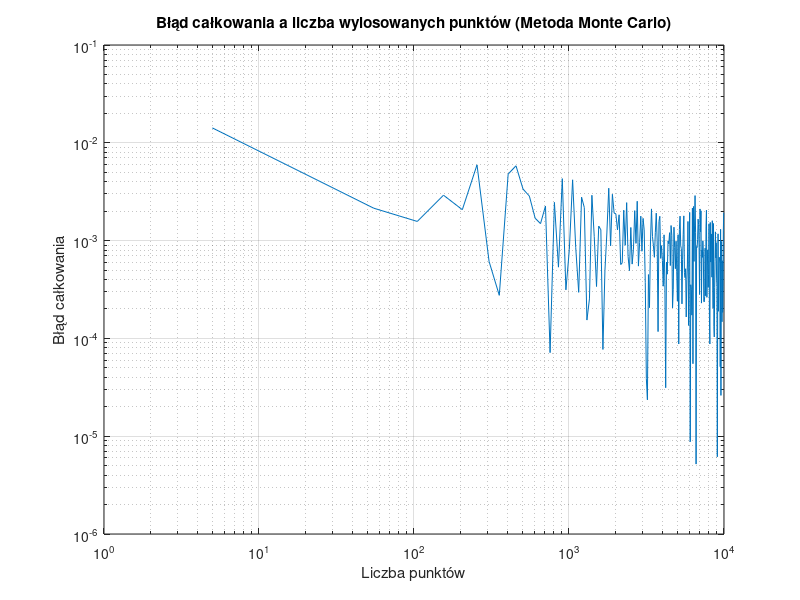

MATLAB code to generate this figure:
function [ft_5, yrmax, Nt, xr, yr, integration_error] = monte_carlo_accuracy_evaluation()
    % Numeryczne całkowanie metodą Monte Carlo.
    %
    % ft_5 - gęstość funkcji prawdopodobieństwa dla n=5
    %
    % yrmax - maksymalna dopuszczalna wartość współrzędnej y losowanych punktów
    %
    % Nt - wektor wierszowy zawierający liczby losowań, dla których obliczano
    %     wektor błędów całkowania integration_error.
    %
    % [xr, yr] - tablice komórkowe zawierające informacje o wylosowanych punktach.
    %     Tablice te mają rozmiar [1, length(Nt)]. W komórkach xr{1,i} oraz yr{1,i}
    %     zawarte są współrzędne x oraz y wszystkich punktów zastosowanych
    %     do obliczenia całki przy losowaniu Nt(1,i) punktów.
    %
    % integration_error - wektor wierszowy. Każdy element integration_error(1,i)
    %     zawiera błąd całkowania obliczony dla liczby losowań równej Nt(1,i).
    %     Zakładając, że obliczona wartość całki dla Nt(1,i) próbek wynosi
    %     integration_result, błąd jest definiowany jako:
    %     integration_error(1,i) = abs(integration_result - reference_value),
    %     gdzie reference_value to wartość referencyjna całki.

    reference_value = 0.0473612919396179; % wartość referencyjna całki

    ft_5 = failure_density_function(5);
    xrmax = 5;
    yrmax = max(failure_density_function(linspace(0, xrmax, 1000)));

    Nt = 5:50:10^4;
    xr = cell(1, length(Nt));
    yr = cell(1, length(Nt));
    integration_error = zeros(1, length(Nt));
    
    for i = 1:length(Nt)
        [integral_approx, x_points, y_points] = monte_carlo_integral(Nt(i), xrmax, yrmax);
        xr{i} = x_points;
        yr{i} = y_points;
        integration_error(i) = abs(integral_approx - reference_value);
    end
    
    figure;
    loglog(Nt, integration_error);
    xlabel('Liczba punktów');
    ylabel('Błąd całkowania');
    title('Błąd całkowania a liczba wylosowanych punktów (Metoda Monte Carlo)');
    grid on;

end

function [integral_approximation, x, y] = monte_carlo_integral(N, xmax, ymax)
    % Oblicza przybliżoną wartość całki oznaczonej z funkcji gęstości
    % prawdopodobieństwa (failure_density_function) przy użyciu
    % metody Monte Carlo.
    %
    % N – liczba losowanych punktów
    % xmax – koniec przedziału całkowania [0, xmax]
    % ymax – górna granica wartości funkcji w przedziale [0, xmax]
    %        (musi spełniać warunek ymax ≥ max(f(x)))
    % integral_approximation – przybliżona wartość całki
    % x – wektor wierszowy o długości N z wylosowanymi wartościami x z [0, xmax]
    % y – wektor wierszowy o długości N z wylosowanymi wartościami y z [0, ymax]

    x = xmax * rand(1, N);
    y = ymax * rand(1, N);
    fx = failure_density_function(x);
    hits = sum(y <= fx);
    total_area = xmax * ymax;
    integral_approximation = (hits / N) * total_area;
end

function ft = failure_density_function(t)
    % Zwraca wartości funkcji gęstości prawdopodobieństwa wystąpienia awarii
    % urządzenia elektronicznego dla zadanych wartości czasu t.
    %
    % t – wektor wartości czasu (wyrażonych w latach), dla których obliczane
    %   są wartości funkcji gęstości prawdopodobieństwa.
    %
    % ft – wektor zawierający wartości funkcji gęstości prawdopodobieństwa
    %      odpowiadające kolejnym elementom wektora t.

    sigma = 3;
    mu = 10;
    ft = (1/(sigma*sqrt(2*pi))) * exp(-(t-mu).^2/(2*sigma^2));
end
